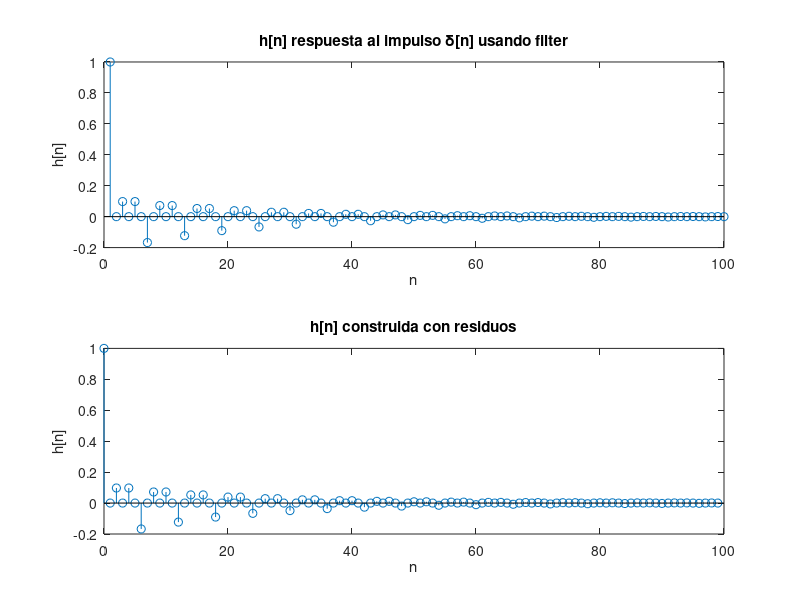

This figure's MATLAB source: (Note: this script raises an error after producing the figure.)
% P2 Ejercicio 1d

clear all;
close all;
clc;

% 1. Ecuación en diferencias:

% cargamos los coeficientes en un vector:

a=[1 0 0.9025 0 0.8145]; % numerador
b=[1 0 1 0 1]; % denominador

% definimos una delta de longitud 100, por ejemplo:

x=[1, zeros(1, 99)];
h_diff=filter(b, a, x);

% 2. Transformada inversa con residuez (lo que se pide):

[r, p, k] = residuez(b, a);
n=0:99;
h_res = sum(r .* p.^n) + (n==0)*k; 

% visualizamos
figure;
subplot(2, 1, 1);
stem(1:100, h_diff);
title('h[n] respuesta al impulso \delta[n] usando filter');
xlabel('n'); ylabel('h[n]');
subplot(2, 1, 2);
stem(n, h_res);
title('h[n] construida con residuos');
xlabel('n'); ylabel('h[n]');

% y ahora solo quedaría filtar la señal con filter y conv:

% filter:

% cargamos la señal ruidosa
load ecg_n1.mat
% definimos el eje temporal en que se mueve:
t=0:1/300:(3600/300)-(1/300);
%filtramos la señal:
y = filter(b, a, ecg_n1);

% conv: 

% es trivial ver que y[n]=x[n]*h[n]:

y_conv = conv(ecg_n1, h_res);

figure; 
subplot(2, 1, 1); plot(t, y);
title('Señal filtrada mediante filter.')
xlabel('t(s)'); ylabel('y[n]');
subplot(2, 1, 2); plot(t, y_conv(1:3600));
title('Señal filtrada mediante conv.');
xlabel('t(s)'); ylabel('x[n]*h[n]');
